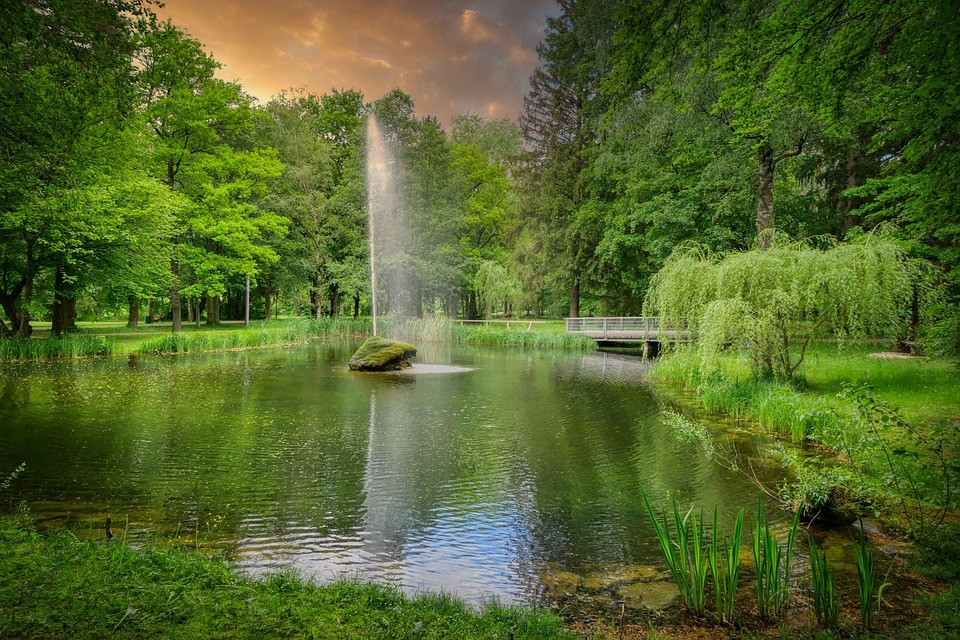
%> input picture Lab 1 - Part I - Introduction to Images and Videos/Images/Beautiful_Green_Picture.jpg, 960 x 640 px
$ octave Lab1Script.m   (GNU Octave 9; MATLAB toolbox functions it lacks are replaced by stand-ins)
%> lines starting %> are read from the running program, lines starting %| are printed output that depends on the picture; in (x1, y1, x2, y2) boxes, pixels count from 0 and x2, y2 are one past the last pixel; in counts of white or black regions, pixels touching at a corner belong together; the program's own positions count from 1
% script for lab 1

%% part 1
clear
close all;

im1 = imread('Images\Beautiful_Green_Picture.jpg');
%> im1 is the input picture: size 640x960x3 uint8; mean R, G, B 84.4, 101.8, 44.4
figure
imshow(im1)
imwrite(im1,'Figures/origninalImage.png')

% Extract RGBs frame of data and display
figure
imageB = im1(:,:,3);
subplot(1,3,3)
imshow(imageB)
title('Image Data - Blue')

imageG = im1(:,:,2);
subplot(1,3,2)
imshow(imageG)
title('Image Data - Green')

imageR = im1(:,:,1);
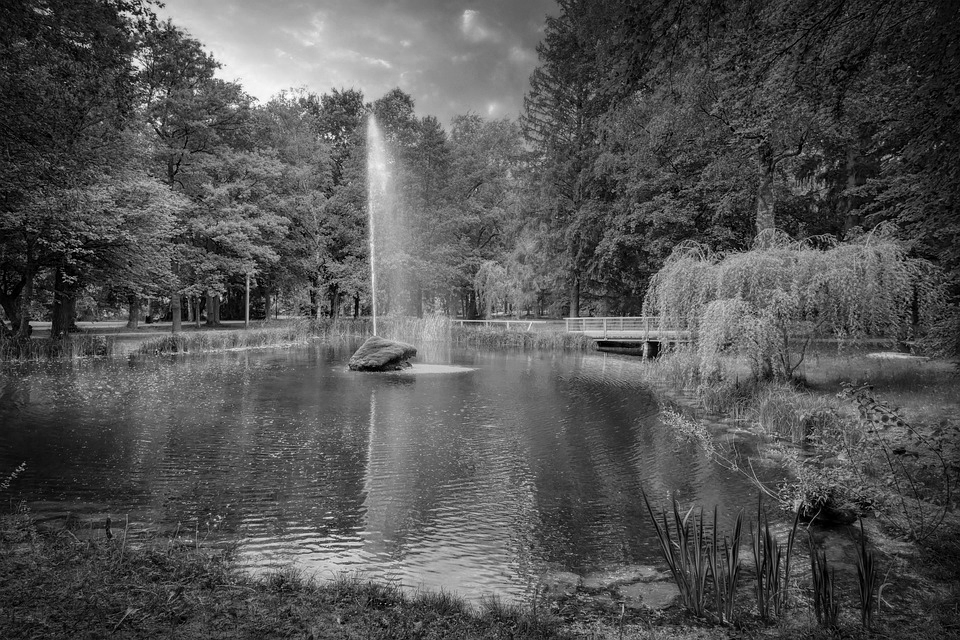
%> imageR: size 640x960 uint8; min 0, max 255, mean 84.4
subplot(1,3,1)
imshow(imageR)
title('Image Data - Red')

% Histograms generation

imageWRGBhist = figure; %step needed to save figure
% subplot(3,2,[1 3 5])
% imshow(im1)

[countsR, binLocR] = imhist(imageR);
%> countsR = 256 values, max 5165 at index 72, min 2 at index 254, mean 2400; binLocR = 256 values from 0 to 255
subplot(3,1,1)
%histogram(histR, nbins)
imhist(imageR)
title('Red histogram')

[countsG, binLocG] = imhist(imageG);
%> countsG = 256 values, max 5823 at index 112, min 0 at index 243, mean 2400; binLocG = 256 values from 0 to 255
subplot(3,1,2)
%histogram(histG, nbins)
imhist(imageG)
title('Green histogram')

[countsB, binLocB] = imhist(imageB);
%> countsB = 256 values, max 64990 at index 1, min 0 at index 249, mean 2400; binLocB = 256 values from 0 to 255
subplot(3,1,3)
%histogram(histB, nbins)
imhist(imageB)
title('Blue histogram')
%> figure, not shown here; panel 1: highest point at x = 71, y = 5165; panel 2: highest point at x = 111, y = 5823; panel 3: highest point at x = 0, y = 64990
saveas(imageWRGBhist,'Figures/imageWRGBhist.png')

% Finding median to binarize the colours
BinaryR1 = imbinarize(imageR,"global"); % Uses "Otsu's method"
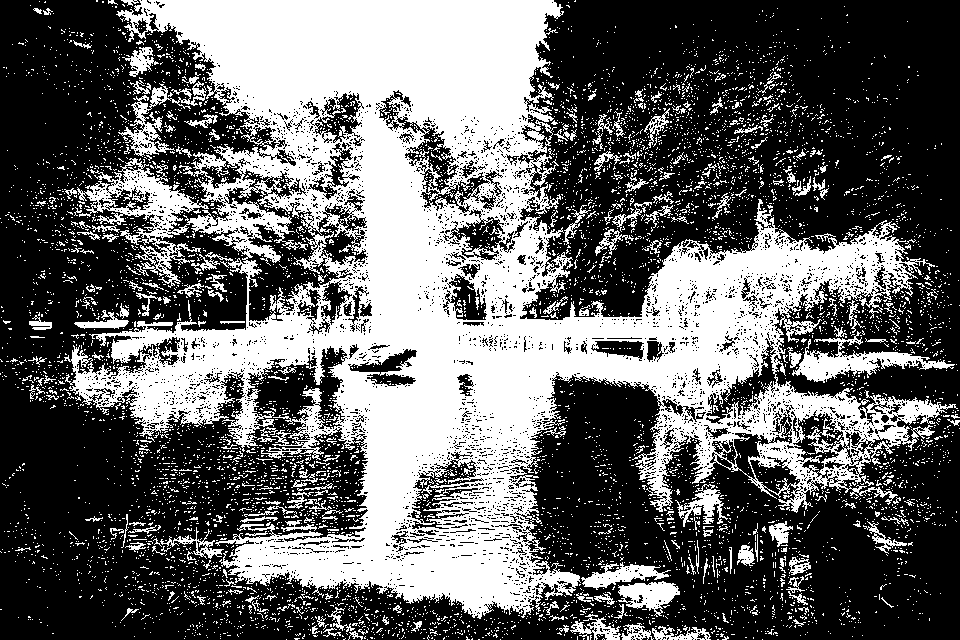
%> BinaryR1: size 640x960 logical; 39.7% white; 6897 white regions (6638 under 20 px), largest, box (x1, y1, x2, y2) and area: (64, 0, 958, 619) 203422, (792, 331, 955, 383) 2540, (118, 81, 207, 157) 1592
BinaryR2 = im2bw(imageR, 128/255); % Vary threshold and comment on results
%> BinaryR2: size 640x960 logical; 17.1% white; 6014 white regions (5823 under 20 px), largest, box (x1, y1, x2, y2) and area: (118, 0, 897, 386) 60508, (234, 537, 536, 615) 10103, (330, 389, 418, 540) 3459
figure
subplot(2,1,1) % Make more and compare
imshow(BinaryR1)
subplot(2,1,2)
imshow(BinaryR2)

% Calculate and visualise the histogram of a HSV image

% Display the original image.
figure
subplot(2, 4, 1);
imshow(im1, [ ]);
title('Original RGB image');
% Convert to HSV color space
hsvimage = rgb2hsv(im1);
%> hsvimage: size 640x960x3 double; mean H, S, V 0.224, 0.641, 0.411
% Extract out the individual channels.
hueImage = hsvimage(:,:,1);
satImage = hsvimage(:,:,2);
valueImage = hsvimage(:,:,3);
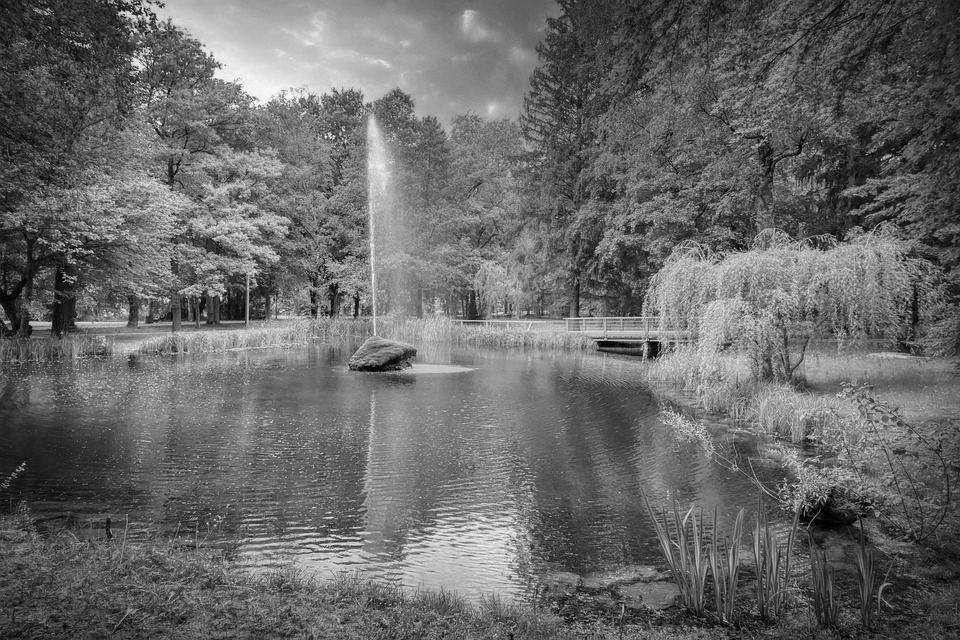
%> valueImage: size 640x960 double; min 0, max 1, mean 0.411
% Display the individual channels.
subplot(2, 4, 2);
imshow(hueImage, [ ]);
title('Hue Image');
subplot(2, 4, 3);
imshow(satImage, [ ]);
title('Saturation Image');
subplot(2, 4, 4);
imshow(valueImage, [ ]);
title('Value Image');
% Take histograms
[hCount, hValues] = imhist(hueImage(:), 18);
%> hCount = 18 values, max 380772 at index 5, min 88 at index 18, mean 34133.3; hValues = 18 values from 0 to 1
[sCount, sValues] = imhist(satImage(:), 3);
%> sCount = [56302; 329581; 228517]; sValues = [0; 0.5; 1]
[vCount, vValues] = imhist(valueImage(:), 3);
%> vCount = [122276; 469608; 22516]; vValues = [0; 0.5; 1]
% Plot histograms.
subplot(2, 4, 6);
bar(hValues, hCount);
title('Hue Histogram');
subplot(2, 4, 7);
bar(sValues, sCount);
title('Saturation Histogram');
subplot(2, 4, 8);
bar(vValues, vCount);
title('Value Histogram');
% Alert user that we're done.
message = sprintf('Done processing this image.\n Maximize and check out the figure window.');
msgbox(message);

% Final section of part 1
oneColour = imread('One_colour.jpg');
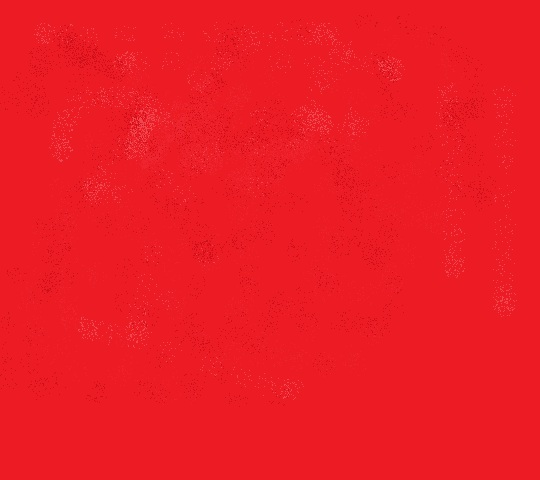
%> input picture Lab 1 - Part I - Introduction to Images and Videos/One_colour.jpg, 540 x 480 px
%> oneColour is the input picture: size 480x540x3 uint8; mean R, G, B 236.4, 27.6, 36.6
twoColour = imread('Two_colour.jpg');
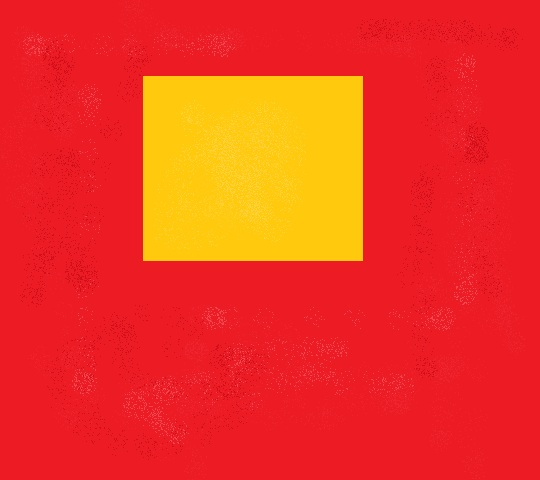
%> input picture Lab 1 - Part I - Introduction to Images and Videos/Two_colour.jpg, 540 x 480 px
%> twoColour is the input picture: size 480x540x3 uint8; mean R, G, B 239.1, 55, 33.6

oneCGrey = rgb2gray(oneColour);
twoCGrey = rgb2gray(twoColour);

figure
subplot(2,1,1), imhist(oneCGrey)
subplot(2,1,2), imhist(twoCGrey)

oneCR = oneColour(:,:,1);
oneCG = oneColour(:,:,2);
oneCB = oneColour(:,:,3);

twoCR = twoColour(:,:,1);
twoCG = twoColour(:,:,2);
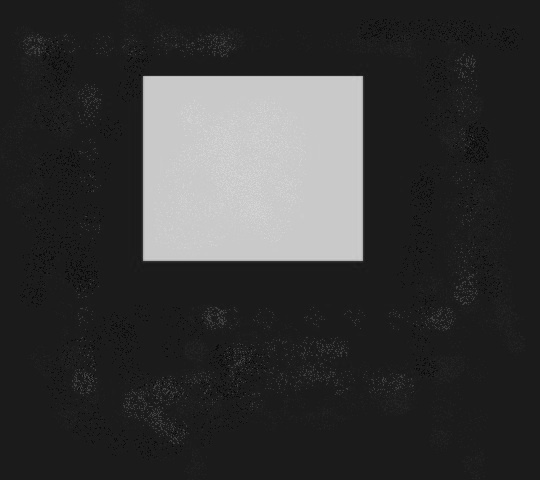
%> twoCG: size 480x540 uint8; min 2, max 219, mean 55
twoCB = twoColour(:,:,3);

figure
subplot(2,3,1), imhist(oneCR), title('One Colour - Red')
subplot(2,3,2), imhist(oneCG), title('One Colour - Green')
subplot(2,3,3), imhist(oneCB), title('One Colour - Blue')
subplot(2,3,4), imhist(twoCR), title('Two Colour - Red')
subplot(2,3,5), imhist(twoCG), title('Two Colour - Green')
subplot(2,3,6), imhist(twoCB), title('Two Colour - Blue')
%> after `title('Two Colour - Blue')`:
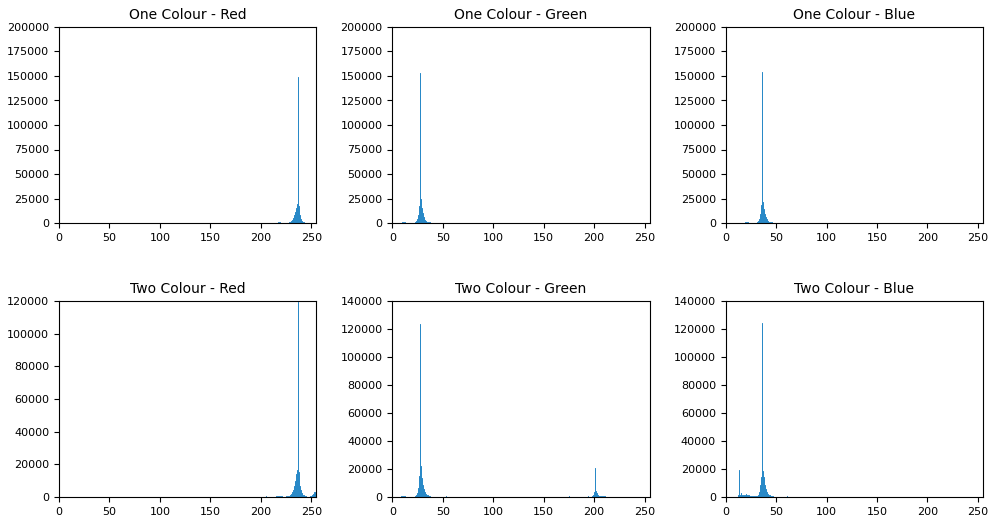
%> figure redrawn from the program's plot data, 6 panels; panel 1: highest point at x = 237, y = 148600; panel 2: highest point at x = 27, y = 152752; panel 3: highest point at x = 36, y = 154232; panel 4: highest point at x = 237, y = 119599


%% part 2 - Edge Detection and Segmentation of static objects
clear

% 1 -----------------------------------------------------------------------
%> (the run ends here)
